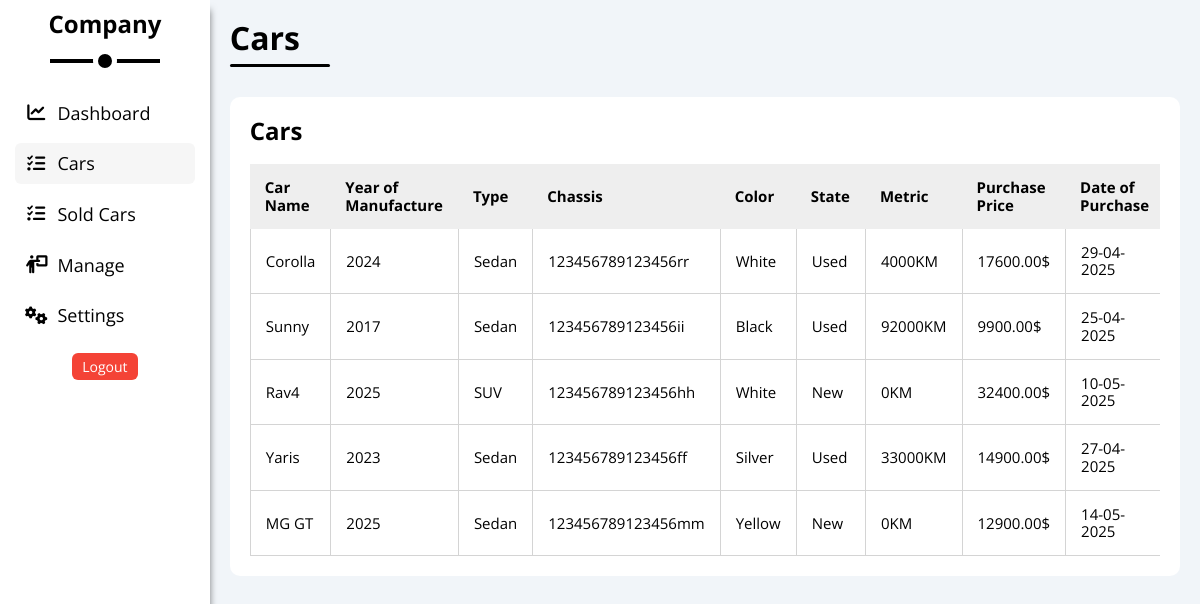
Screenshot of /cars/ with the database file from the repository.
### companyFrontend/models.py (models this page shows)
class Car(models.Model):
    car_id = models.AutoField(primary_key=True)
    car_type = models.CharField(max_length=50, blank=True, null=True)
    car_color = models.CharField(max_length=50, blank=True, null=True)
    car_name = models.CharField(max_length=50, blank=True, null=True)
    car_state = models.CharField(max_length=50, blank=True, null=True)
    year_manufacture = models.IntegerField(
    blank=True,
    null=True,
    validators=[
        MinValueValidator(1900),
        MaxValueValidator(2050)
    ]
    )
    car_metric = models.IntegerField(blank=True, null=True)
    SellingPrice = models.DecimalField(max_digits=10, decimal_places=2, blank=True, null=True)
    PurchasePrice = models.DecimalField(max_digits=10, decimal_places=2, blank=True, null=True)
    SellingDateTime = models.DateField(blank=True, null=True)
    PurchaseDateTime = models.DateField(blank=True, null=True)
    chassis = models.CharField(max_length=17, unique=True)
    class Meta:
        managed = True
        db_table = 'car'

### companyFrontend/views.py (the view)
# urls.py: path('cars/', views.cars, name='cars'),
def cars(request):
    cars = Car.objects.all()
    inventory = Inventory.objects.all()
    return render(request, 'cars.html', {'cars': cars, 'inventory': inventory})

### companyFrontend/templates/cars.html (shortened to what this page needs)
{% extends 'base.html' %} {% load static %} {% block content %}
<section class="w-full">
  <h1 class="p-relative">Cars</h1>
  <div class="projects p-20 bg-white bor-rad-10 m-20">
    <h2 class="mt-0 mb-20">Cars</h2>
    <div class="responsive-table">
      <table class="fs-15 w-full">
        <thead>
          <tr>
            <td>Car Name</td>
            <td>Year of Manufacture</td>
            <td>Type</td>
            <td>Chassis</td>
            <td>Color</td>
            <td>State</td>
            <td>Metric</td>
            <td>Purchase Price</td>
            <td>Date of Purchase</td>
          </tr>
        </thead>
        <tbody>
          {% for item in cars %} {% if not item.SellingPrice %}
          <tr>
            <td>{{ item.car_name }}</td>
            <td>{{ item.year_manufacture }}</td>
            <td>{{ item.car_type }}</td>
            <td>{{ item.chassis }}</td>
            <td>{{ item.car_color }}</td>
            <td>{{ item.car_state }}</td>
            <td>{{ item.car_metric }}KM</td>
            <td>{{ item.PurchasePrice }}$</td>
            <td>{{ item.PurchaseDateTime|date:"d-m-Y" }}</td>
          </tr>
          {% endif %} {% endfor %}
        </tbody>
      </table>
    </div>
  </div>
</section>
{% endblock %}

### templates/base.html (shortened to what this page needs)
{% load static %}
<!DOCTYPE html>
<html lang="en">
  <head>
    <link rel="stylesheet" href="{% static 'css/normalize.css'%}" />
    <link rel="stylesheet" href="{% static 'css/all.min.css'%}" />
    <link rel="stylesheet" href="{% static 'css/framework.css'%}" />
    <link rel="stylesheet" href="{% static 'css/main.css'%}" />
  </head>
  <body>
    <div class="page d-flex">
      <aside class="bg-white p-10 p-relative">
        <h2 class="p-relative txt-ali-c mt-0">Company</h2>
        <ul class="links">
          <li>
            <a
              href="{% url 'companyFrontend:index' %}"
              class="{% if request.path == '/index/' or request.path == '/' %}active{% endif %} nav-link d-flex ali-it-c fs-14 fc-black rad-6 p-10"
            >
              <i class="fa-solid fa-chart-line fa-fw"></i>
              <span>Dashboard</span>
            </a>
          </li>
          <li>
            <a
              href="{% url 'companyFrontend:cars' %}"
              class="{% if request.path == '/cars/' %}active{% endif %} nav-link d-flex ali-it-c fs-14 fc-black rad-6 p-10"
            >
              <i class="fa-solid fa-list-check fa-fw"></i>
              <span>Cars</span>
            </a>
          </li>
          <li>
            <a
              href="{% url 'companyFrontend:sold' %}"
              class="{% if request.path == '/sold/' %}active{% endif %} nav-link d-flex ali-it-c fs-14 fc-black rad-6 p-10"
            >
              <i class="fa-solid fa-list-check fa-fw"></i>
              <span>Sold Cars</span>
            </a>
          </li>
          <li>
            <a
              href="{% url 'companyFrontend:manage' %}"
              class="{% if request.path == '/manage/' %}active{% endif %} nav-link d-flex ali-it-c fs-14 fc-black rad-6 p-10"
            >
              <i class="fa-solid fa-person-chalkboard fa-fw"></i>
              <span>Manage</span>
            </a>
          </li>
          <li>
            <a
              href="{% url 'companyFrontend:settings' %}"
              class="{% if request.path == '/settings/' %}active{% endif %} nav-link d-flex ali-it-c fs-14 fc-black rad-6 p-10"
            >
              <i class="fa-solid fa-gears fa-fw"></i>
              <span>Settings</span>
            </a>
          </li>
        </ul>
        <div class="logout">
          <a href="{% url 'companyFrontend:loginPage' %}" class="btn-shape-red">Logout</a>
        </div>
      </aside>
      <section class="w-full">{% block content %} {% endblock %}</section>
    </div>
  </body>
</html>

### static/css/framework.css (style rules this page uses)
:root { --main-transtion: 0.4s; --blue-color: #0075ff; --blue-alt-color: #0d69d5; --orange-color: #f59e0b; --green-color: #22c55e; --red-color: #f44336; --grey-color: #888; }
.d-flex { display: flex; }
.ali-it-c { align-items: center; }
.w-full { width: 100%; }
.p-relative { position: relative; }
.p-10 { padding: 10px; }
.p-20 { padding: 20px; }
.m-20 { margin: 20px; }
.mt-0 { margin-top: 0; }
.mb-20 { margin-bottom: 20px; }
.bg-white { background-color: white; }
.txt-ali-c { text-align: center; }
.fs-14 { font-size: 14px; }
.fs-15 { font-size: 15px; }
.fc-black { color: black; }
.bor-rad-10 { border-radius: 10px; -webkit-border-radius: 10px; -moz-border-radius: 10px; -ms-border-radius: 10px; -o-border-radius: 10px; }
.btn-shape-red { cursor: pointer; padding: 4px 10px; background-color: var(--red-color); color: white; border: none; font-size: 14px; border-radius: 6px; -webkit-border-radius: 6px; -moz-border-radius: 6px; -ms-border-radius: 6px; -o-border-radius: 6px; }

### static/css/main.css (style rules this page uses)
:root { --main-transtion: 0.3s; --blue-color: #0075ff; --blue-alt-color: #0d69d5; --orange-color: #f59e0b; --green-color: #22c55e; --red-color: #f44336; --grey-color: #888; --main-border: 1px solid #d4d4d4; }
* { box-sizing: border-box; }
body { font-family: "Open Sans", sans-serif; }
a { text-decoration: none; }
html { scroll-behavior: smooth; }
ul { list-style: none; padding: 0; }
.page { background-color: #f1f5f9; min-height: 100vh; }
aside { box-shadow: 0 10px 7px rgba(0, 0, 0, 0.5); }
@media (min-width: 768px) { aside { width: 250px; padding: 20px; } }
@media (min-width: 768px) { aside > h2 { margin-bottom: 50px; } }
@media (min-width: 768px) { aside > h2::before, aside > h2::after { content: ""; background-color: black; position: absolute; left: 50%; transform: translateX(-50%); -webkit-transform: translateX(-50%); -moz-transform: translateX(-50%); -ms-transform: translateX(-50%); -o-transform: translateX(-50%); } }
@media (min-width: 768px) { aside > h2::before { width: 110px; height: 4px; bottom: -25px; } }
@media (min-width: 768px) { aside > h2::after { width: 14px; height: 14px; border: 5px solid white; bottom: -35px; border-radius: 50%; -webkit-border-radius: 50%; -moz-border-radius: 50%; -ms-border-radius: 50%; -o-border-radius: 50%; } }
aside ul li { padding: 5px; transition: var(--main-transtion); -webkit-transition: var(--main-transtion); -moz-transition: var(--main-transtion); -ms-transition: var(--main-transtion); -o-transition: var(--main-transtion); }
aside ul .active { background-color: #f6f6f6; }
aside ul .active, aside ul li:hover { border-radius: 6px; -webkit-border-radius: 6px; -moz-border-radius: 6px; -ms-border-radius: 6px; -o-border-radius: 6px; }
@media (min-width: 768px) { aside ul li span, aside ul li i { font-size: 18px; } }
aside ul li span { margin-left: 10px; }
section { overflow: hidden; }
.page h1 { margin: 20px 20px 40px; }
.page h1::before { content: ""; position: absolute; width: 100px; height: 3px; background-color: black; bottom: -10px; border-radius: 10px; -webkit-border-radius: 10px; -moz-border-radius: 10px; -ms-border-radius: 10px; -o-border-radius: 10px; }
aside .logout { text-align: center; }
.projects .responsive-table { overflow-x: auto; }
.projects table { min-width: 900px; border-spacing: 0; }
.projects thead td { background-color: #eee; font-weight: bold; }
.projects table td { padding: 15px; }
.projects tbody td { border-bottom: var(--main-border); border-left: var(--main-border); transition: var(--main-transtion); -webkit-transition: var(--main-transtion); -moz-transition: var(--main-transtion); -ms-transition: var(--main-transtion); -o-transition: var(--main-transtion); }

### rows the page displays
Car: car_name "Corolla", year_manufacture "2024", car_type "Sedan", chassis "123456789123456rr", car_color "White", car_state "Used", car_metric "4000", PurchasePrice "17600.00", PurchaseDateTime "29-04-2025"
Car: car_name "Sunny", year_manufacture "2017", car_type "Sedan", chassis "123456789123456ii", car_color "Black", car_state "Used", car_metric "92000", PurchasePrice "9900.00", PurchaseDateTime "25-04-2025"
Car: car_name "Rav4", year_manufacture "2025", car_type "SUV", chassis "123456789123456hh", car_color "White", car_state "New", car_metric "0", PurchasePrice "32400.00", PurchaseDateTime "10-05-2025"
Car: car_name "Yaris", year_manufacture "2023", car_type "Sedan", chassis "123456789123456ff", car_color "Silver", car_state "Used", car_metric "33000", PurchasePrice "14900.00", PurchaseDateTime "27-04-2025"
Car: car_name "MG GT", year_manufacture "2025", car_type "Sedan", chassis "123456789123456mm", car_color "Yellow", car_state "New", car_metric "0", PurchasePrice "12900.00", PurchaseDateTime "14-05-2025"
